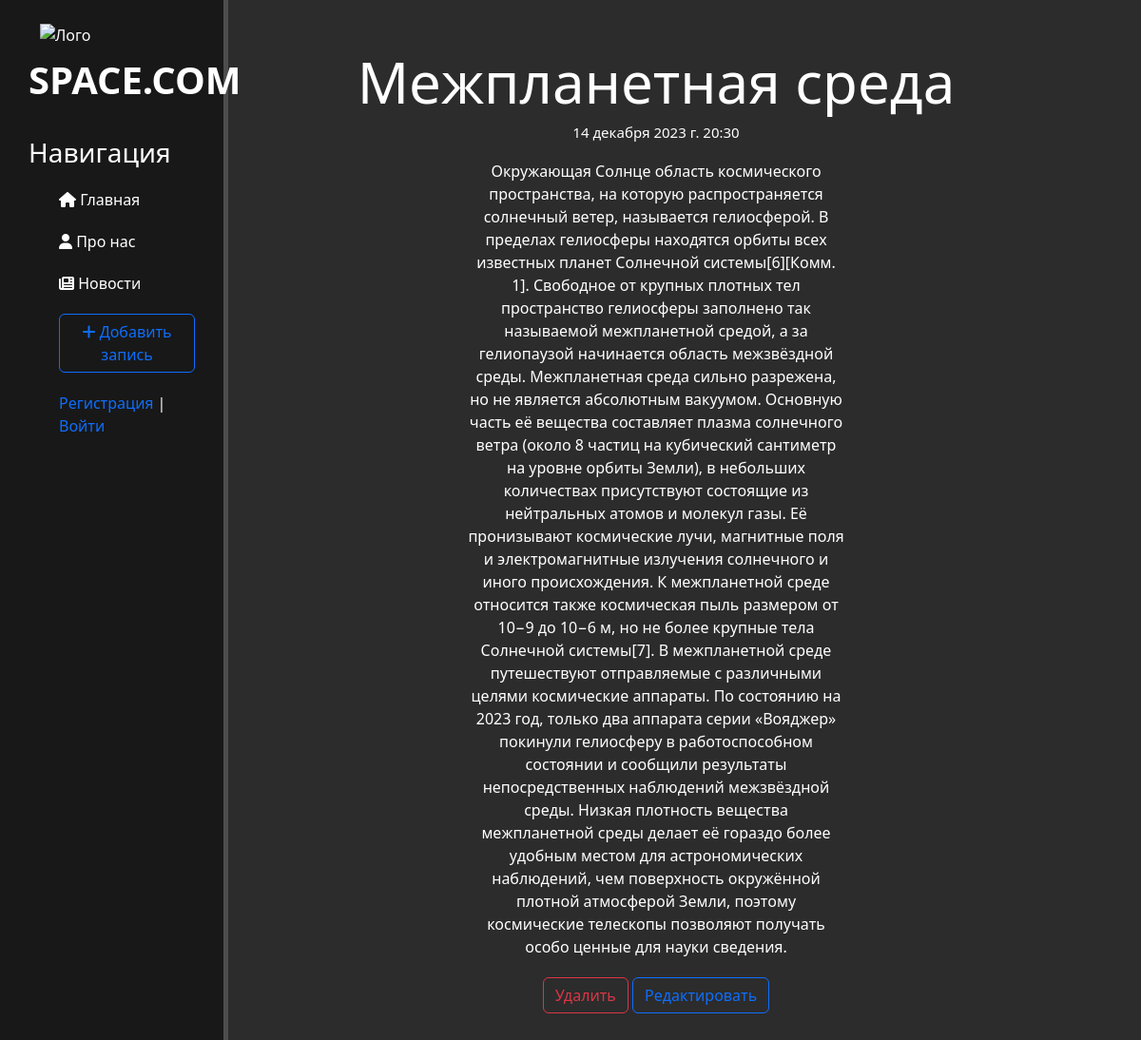
/news/5, run on the app's committed database.
### news/models.py (models this page shows, shortened)
class Articles(models.Model):
    title = models.CharField('Название', max_length = 50) # max 250 символов
    anons = models.CharField('Анонс', max_length = 250)
    full_text = models.TextField('Статья')
    date = models.DateTimeField('Дата и время публикации')
    cat = models.ForeignKey('Category', on_delete=models.PROTECT, null = True)
    class Meta:
        verbose_name = 'Новость'
        verbose_name_plural = 'Новости'

### news/views.py (the view)
# urls.py: path('<int:pk>', views.NewsDetalView.as_view(), name ='news-detail'), # <int:pk> динамический параметр
class NewsDetalView(DetailView):
    model = Articles
    template_name = 'news/details_view.html'
    context_object_name = 'article'

### news/templates/news/details_view.html (shortened to what this page needs)
{% extends 'main/layout.html' %} # наследуемся от layout.html
{% block content %}
    <div class="features">
       <h1>{{ article.title }}</h1>
       <h6>{{ article.date }}</h6>
       <p>{{ article.full_text }}</p>
       <a href="{% url 'news-delete' article.id %}" class="btn btn-outline-danger">Удалить</a>
       <a href="{% url 'news-update' article.id %}" class="btn btn-outline-primary">Редактировать</a>
    </div>
{% endblock %}

### main/static/main/css/main.css (style rules this page uses)
body { background: #2c2c2c; }
a, u { text-decoration: none; }
main .features { float: left; color: #ffffff; margin-top: 50px; text-align: center; width: 75%; }
.features h1 { font-size: 60px; }
.features p { max-width: 400px; margin: 20px auto }
.features h6 { font-size: 15px; }

### data on the page
Articles: title "Межпланетная среда", date "14 декабря 2023 г. 20:30", full_text "Окружающая Солнце область космического пространства, на которую распространяется солнечный ветер, называется гелиосферой. В пределах гелиосферы находятся орбиты всех известных планет Солнечной системы[6][Комм. 1]. Свободное от крупных плотных тел пространство гелиосферы заполнено так называемой межпланетной средой, а за гелиопаузой начинается область межзвёздной среды. Межпланетная среда сильно разрежена, но не является абсолютным вакуумом. Основную часть её вещества составляет плазма солнечного ветра (около 8 частиц на кубический сантиметр на уровне орбиты Земли), в небольших количествах присутствуют состоящие из нейтральных атомов и молекул газы. Её пронизывают космические лучи, магнитные…"
